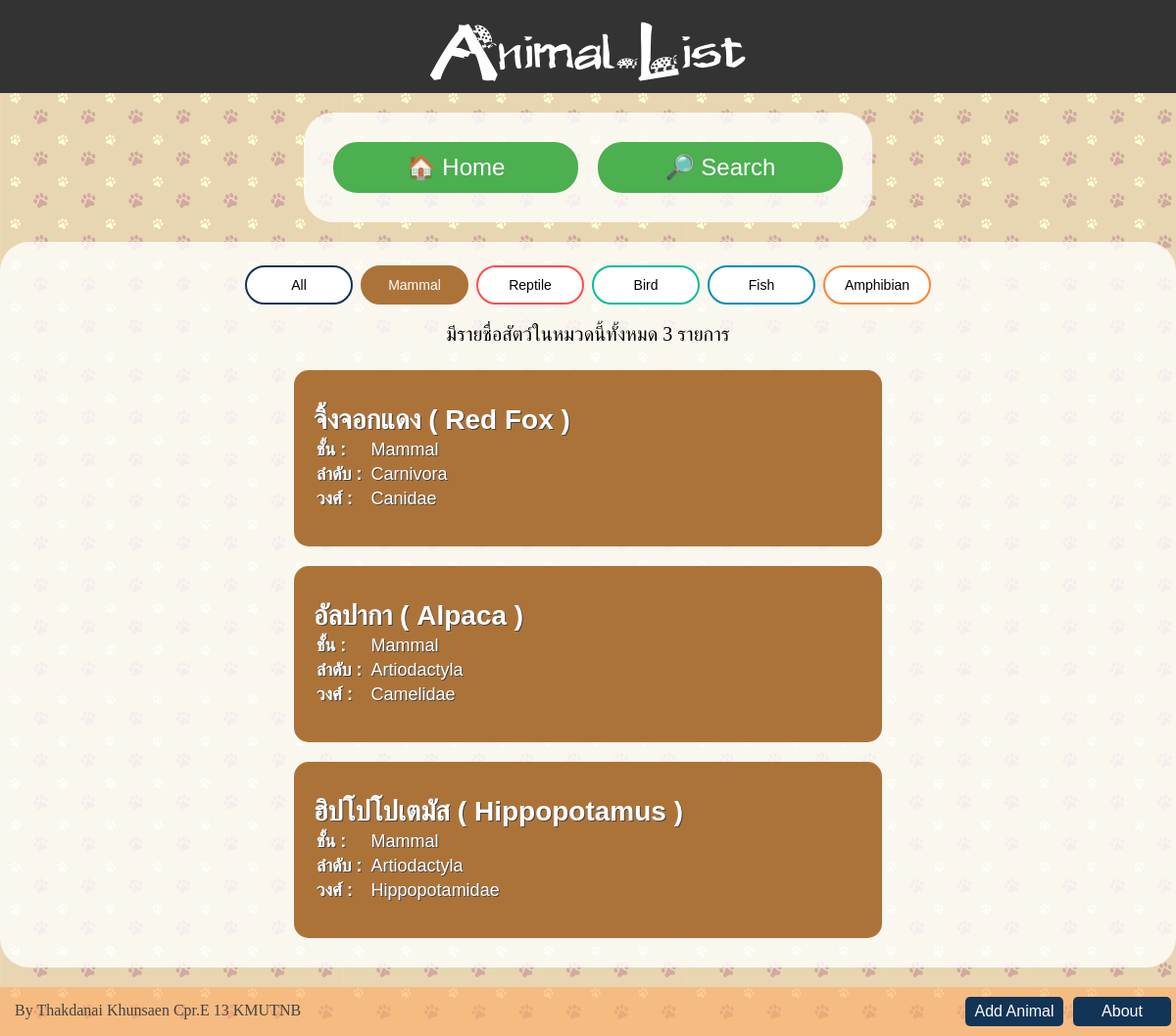
Screenshot of /park/Mammal/ with the database file from the repository.
### park/models.py (models this page shows, shortened)
class Animal(models.Model):
    thai_name = models.CharField(max_length=200)
    name = models.CharField(max_length=200)
    class_name = models.CharField(max_length=10,choices=CLASS_CHOICES)
    order = models.CharField(max_length=200)
    family = models.CharField(max_length=200)
    info = models.TextField(null=True, blank=True)
    habitat = models.TextField(null=True, blank=True)
    status = models.CharField(max_length=10,choices=STATUS_CHOICES,null=True, blank=True)
    def url_name(self):
        return self.name.replace(' ', '_')

### park/views.py (the view)
# urls.py: url(r'^(?P<class_name>[A-Za-z]+)/$', views.animal_list, name='animal_list'),
def animal_list(request, class_name):
    all_class = ["All","Mammal","Reptile","Bird","Fish","Amphibian"]
    if(class_name == 'All'):
        animal_list = Animal.objects.filter(status="Published").order_by('thai_name')
    elif(class_name in ('Mammal','Reptile','Bird','Fish','Amphibian')):
        animal_list = Animal.objects.filter(status="Published",class_name=class_name).order_by('thai_name')
    else:
        raise Http404("Question does not exist")
    return render(request, 'park/animal_list.html',{'lists':animal_list,'all_class':all_class,'class_now':class_name})

### park/templates/park/animal_list.html (shortened to what this page needs)
{% extends 'park/base.html' %}
{% load static %}
{% block style_n_script %}
    <link rel="stylesheet" href="{% static '/css/list.css' %}">
{% endblock %}
{% block header %}
<p id="main_page_head">Animal List</p>
{% endblock %}
{% block content %}
    <div class="list_div">
    <a href="{% url 'park:index' %}"><button class="button button_menu">&#127968; Home</button></a>
    <a href="{% url 'park:search' %}"><button class="button button_menu">&#X1F50E; Search</button></a>
    </div>
    <div class="list_div">
    {% for class_name in all_class %}
        <a href="{% url 'park:animal_list' class_name %}">
        {% if class_name == class_now %}
        <button class="button sel_bt_{{ class_name }}">
        {% else %}
        <button class="button button_{{ class_name }}">
        {% endif %}
        {{ class_name }}
        </button></a>
    {% endfor %}
    {% if lists %}
    <div style="font-size:20px;margin:15px">มีรายชื่อสัตว์ในหมวดนี้ทั้งหมด {{ lists.count }} รายการ</div>
        {% for animal in lists %}
            <a href="{% url 'park:animal_data' animal.url_name %}">
            {% if forloop.counter|divisibleby:2 %}
            <button class="block-list list_{{ animal.class_name }}">
            {% else %}
            <button class="block-list list-left list_{{ animal.class_name }}">
            {% endif %}
            <b class="animal_name">{{ animal.thai_name }} ( {{ animal.name }} )</b><br>
            <table>
                <tr><td><b>ชั้น :</b></td><td> &nbsp;{{ animal.class_name }}</td></tr>
                <tr><td><b>ลำดับ :</b></td><td> &nbsp;{{ animal.order }}</td></tr>
                <tr><td><b>วงศ์ :</b></td><td> &nbsp;{{ animal.family }}</td></tr>
            </table>
            </button></a>
        {% endfor %}
    {% else %}
        <div style="font-size:20px;margin:15px">ไม่มีรายชื่อสัตว์ในหมวดนี้.</div>
    {% endif %}
    </div>
{% endblock %}

### park/static/css/main.css (style rules this page uses)
html, body { margin:0; padding:0; height:100%; min-width: 660px; background-image: url('../image/pawbg.jpg'); }
#main_page_head { font-family:main_head_font; text-align:center; font-size:65px; margin:0px; color:white; }
a:link { Text-decoration: none; }

### park/static/css/list.css (style rules this page uses)
.list_div { display: table; margin: 20px auto; text-align: center; padding: 20px; border-radius: 30px; background-color:rgba(255,255,255,0.8); }
.button { font-size: 14px; width: 110px; padding: 10px 15px; margin: 4px 2px; -webkit-transition-duration: 0.4s; transition-duration: 0.4s; border-radius: 25px; cursor: pointer; }
.button_menu { font-size: 24px; width: 250px; padding: 10px 15px; margin: 10px 10px; background-color: #4CAF50; border: 2px solid #4CAF50; color: white; }
.button_All { background-color: white; color: black; border: 2px solid #123456; }
.button_Mammal:hover, .sel_bt_Mammal { background-color: #ac7339; color: white; border: 2px solid #ac7339; }
.button_Reptile { background-color: white; color: black; border: 2px solid #ff4d4d; }
.button_Bird { background-color: white; color: black; border: 2px solid #04BF9D; }
.button_Fish { background-color: white; color: black; border: 2px solid #008CBA; }
.button_Amphibian { background-color: white; color: black; border: 2px solid #ff8533; }
.block-list { margin: 10px; padding: 10px 20px 10px 20px; text-align: left; font-size: 18px; border: none; border-radius: 15px; outline: none; cursor: pointer; -webkit-transition-duration: 0.4s; transition-duration: 0.3s; width: 600px; height: 180px; color: white; text-shadow: 1px 1px 0 #444; }
.block-list table { color: white; font-size:18px; text-shadow: 1px 1px 0 #444; }
.list-left { clear: both; }
.animal_name { font-size: 28px; }
.list_Mammal { background-color:#ac7339; }

### rows the page displays
Animal: thai_name "จิ้งจอกแดง", name "Red Fox", class_name "Mammal", order "Carnivora", family "Canidae"
Animal: thai_name "อัลปากา", name "Alpaca", class_name "Mammal", order "Artiodactyla", family "Camelidae"
Animal: thai_name "ฮิปโปโปเตมัส", name "Hippopotamus", class_name "Mammal", order "Artiodactyla", family "Hippopotamidae"

### other values shown
{{ class_name }} "All" "Mammal" "Reptile" "Bird" "Fish" "Amphibian"
{{ lists.count }} "3"
